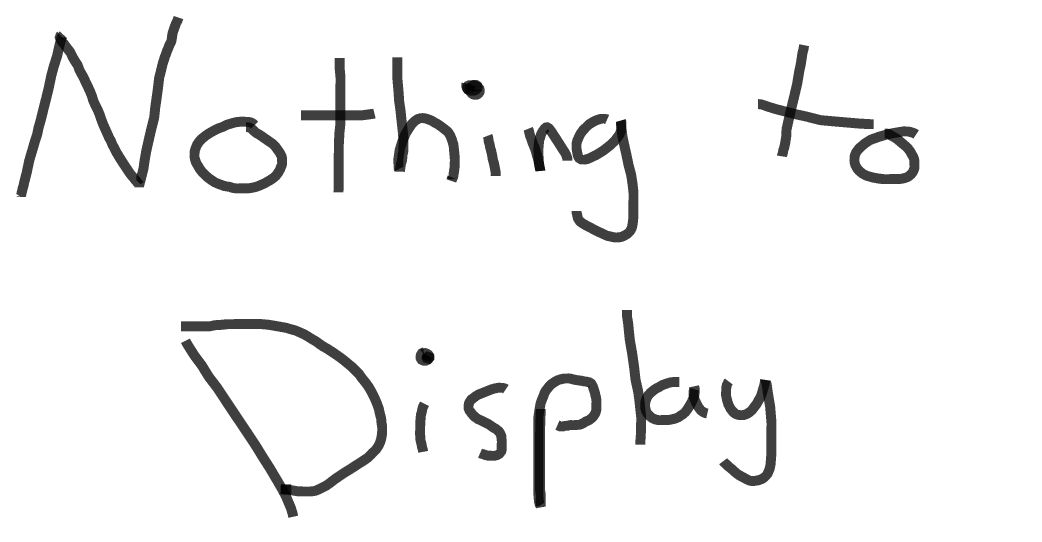
#> input picture images/nothing_to_display.png, 3124 x 1625 px (shown at 1/3 size); its folder holds 5 pictures in this run
$ python display_latest_upload.py
#> lines starting #> are read from the running program, lines starting #| are printed output that depends on the picture
import os
import time
import cv2

def get_latest_image(directory):
    image_files = [f for f in os.listdir(directory) if f.lower().endswith(('.png', '.jpg', '.jpeg', '.gif', '.bmp'))]
    image_files.sort(key=lambda x: os.path.getmtime(os.path.join(directory, x)), reverse=True)

    if image_files:
        return os.path.join(directory, image_files[0])
    else:
        return None

if __name__ == "__main__":
    script_dir = os.path.dirname(os.path.realpath(__file__))
    upload_dir = os.path.join(script_dir, "uploaded")
    nothing_to_display = os.path.join(script_dir, "images", "nothing_to_display.png")
    nothing_to_display_image = cv2.resize(cv2.imread(nothing_to_display), (1280, 720))
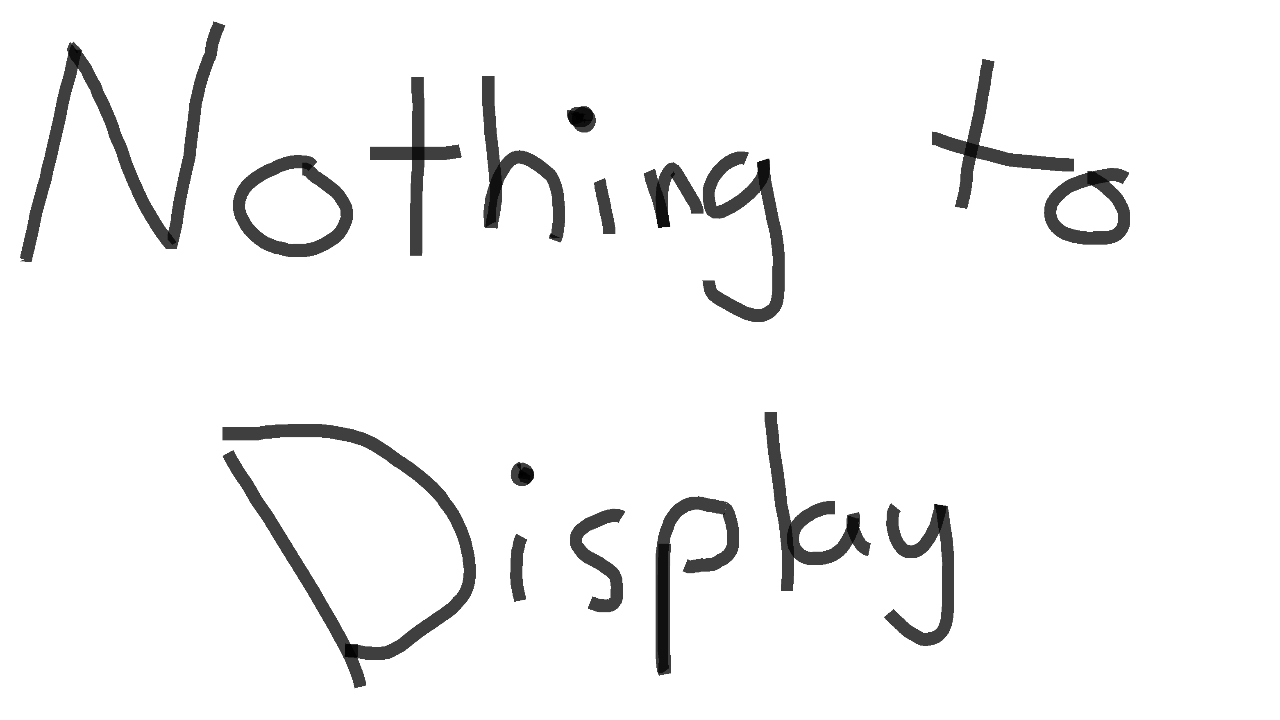
#> nothing_to_display_image: shape (720, 1280, 3); min 0, max 255, mean 242.6
    previous_latest_image = nothing_to_display_image
    while True:
        latest_image_path = get_latest_image(upload_dir)
#> (the run stopped early here; a loop or call above may not have finished)
